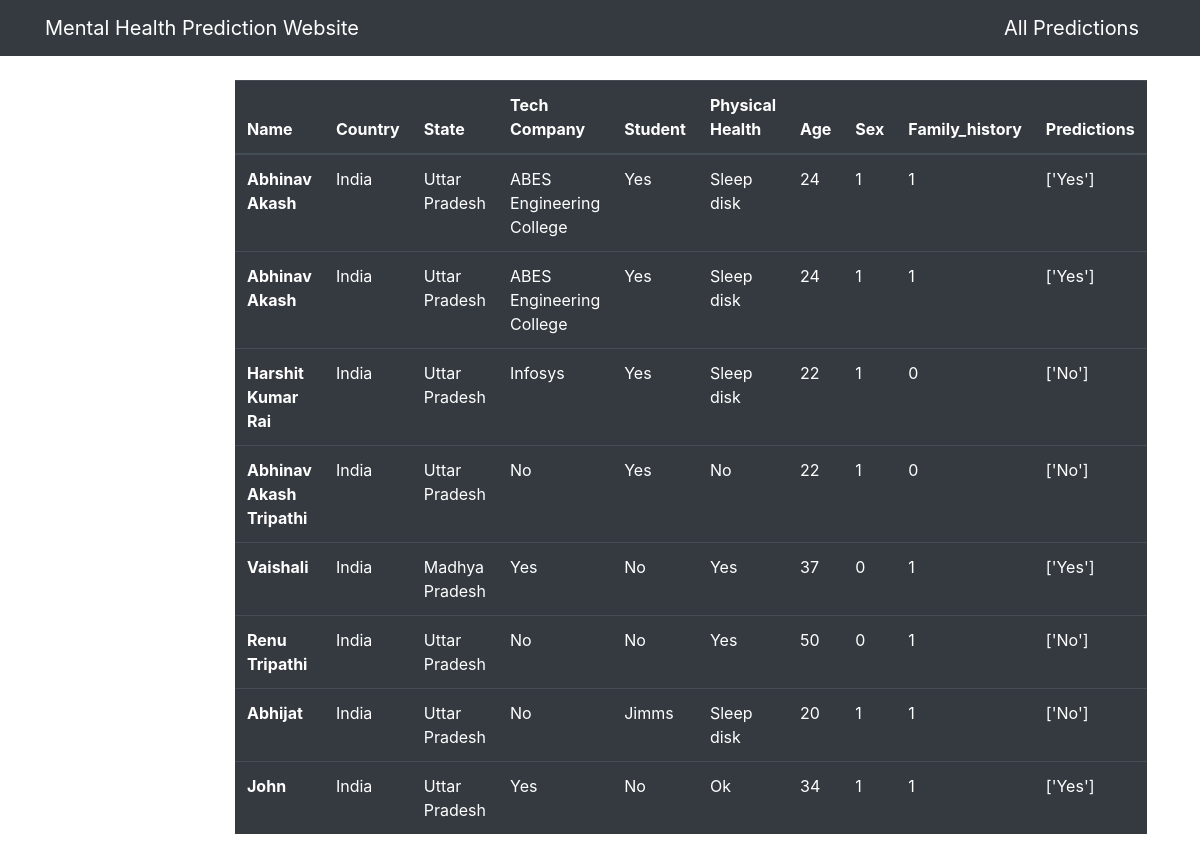
The page /predictions/ on the database its author committed.
### dashboard/models.py (models this page shows, shortened)
class Data(models.Model):
    name=models.CharField(max_length=100,null=True)
    country=models.CharField(max_length=100,null=True)
    state=models.CharField(max_length=100,null=True)
    tech_company=models.CharField(max_length=100,null=True)
    student=models.CharField(max_length=100,null=True)
    physical_health=models.CharField(max_length=300,null=True)
    age=models.PositiveIntegerField(validators=[MinValueValidator(15),MaxValueValidator(60)],null=True)
    family_history=models.PositiveIntegerField(choices=FAMILY,null=True)
    sex=models.PositiveIntegerField(choices=GENDER,null=True)
    predictions=models.CharField(max_length=100,blank=True)
    date=models.DateTimeField(auto_now_add=True)
    class Meta:
        ordering=['-date']

### dashboard/views.py (the view)
# urls.py: path('predictions/',views.predictions,name='dashboard-predictions'),
def predictions(request):
    pridicted_health=Data.objects.all()
    context={
        'predicted_health':pridicted_health
    }
    return render(request,'dashboard/predictions.html',context)

### templates/dashboard/predictions.html (shortened to what this page needs)
{% extends 'partials/base.html' %}
{% block content %}
<div class="container">
    <div class="row mt-4">
        <div class="col-md-8 offset-md-2">
            <table class="table table-dark">
                <thead>
                  <tr>
                    <th scope="col">Name</th>
                    <th scope="col">Country</th>
                    <th scope="col">State</th>
                    <th scope="col">Tech Company</th>
                    <th scope="col">Student</th>
                    <th scope="col">Physical Health</th>
                    <th scope="col">Age</th>
                    <th scope="col">Sex</th>
                    <th scope="col">Family_history</th>
                    <th scope="col">Predictions</th>
                  </tr>
                </thead>
                <tbody>
                  {% for data in predicted_health %}
                  <tr>
                    <th scope="row">{{ data.name }}</th>
                    <td>{{ data.country }}</td>
                    <td>{{ data.state }}</td>
                    <td>{{ data.tech_company }}</td>
                    <td>{{ data.student }}</td>
                    <td>{{ data.physical_health }}</td>
                    <td>{{ data.age }}</td>
                    <td>{{ data.sex }}</td>
                    <td>{{ data.family_history }}</td>
                    <td>{{ data.predictions }}</td>
                  </tr>
                  {% endfor %}
                </tbody>
              </table>
        </div>
    </div>
</div>
{% endblock %}

### templates/partials/base.html (shortened to what this page needs)
<!doctype html>
<html lang="en">
  <head>
    <link rel="stylesheet" href="https://cdn.jsdelivr.net/npm/bootstrap@4.6.2/dist/css/bootstrap.min.css">
  </head>
  <body>
    {% include 'partials/nav.html' %}
    {% block content %}
    {% endblock %}
  </body>
</html>

### templates/partials/nav.html
<nav class="navbar navbar-dark bg-dark">
    <div class="container">
        <a class="navbar-brand" href="{% url 'dashboard-index' %}">Mental Health Prediction Website</a>
        <a class="navbar-brand ml-auto" href="{% url 'dashboard-predictions' %}">All Predictions</a>
    </div>
</nav>

### rows shown on the page
Data: name "Abhinav Akash", country "India", state "Uttar Pradesh", tech_company "ABES Engineering College", student "Yes", physical_health "Sleep disk", age "24", sex "1", family_history "1", predictions "['Yes']"
Data: name "Abhinav Akash", country "India", state "Uttar Pradesh", tech_company "ABES Engineering College", student "Yes", physical_health "Sleep disk", age "24", sex "1", family_history "1", predictions "['Yes']"
Data: name "Harshit Kumar Rai", country "India", state "Uttar Pradesh", tech_company "Infosys", student "Yes", physical_health "Sleep disk", age "22", sex "1", family_history "0", predictions "['No']"
Data: name "Abhinav Akash Tripathi", country "India", state "Uttar Pradesh", tech_company "No", student "Yes", physical_health "No", age "22", sex "1", family_history "0", predictions "['No']"
Data: name "Vaishali", country "India", state "Madhya Pradesh", tech_company "Yes", student "No", physical_health "Yes", age "37", sex "0", family_history "1", predictions "['Yes']"
Data: name "Renu Tripathi", country "India", state "Uttar Pradesh", tech_company "No", student "No", physical_health "Yes", age "50", sex "0", family_history "1", predictions "['No']"
Data: name "Abhijat", country "India", state "Uttar Pradesh", tech_company "No", student "Jimms", physical_health "Sleep disk", age "20", sex "1", family_history "1", predictions "['No']"
Data: name "John", country "India", state "Uttar Pradesh", tech_company "Yes", student "No", physical_health "Ok", age "34", sex "1", family_history "1", predictions "['Yes']"
